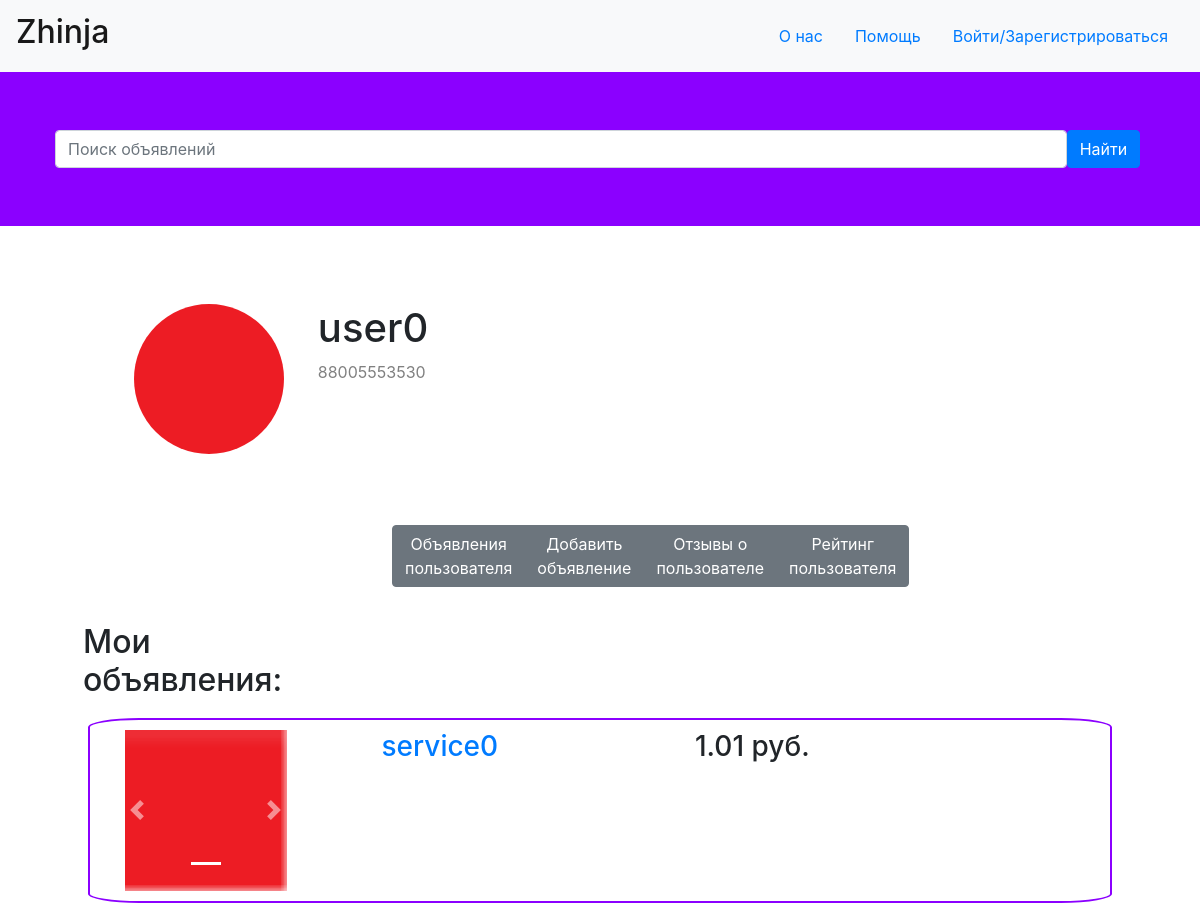
Screenshot of /profile/0/ with the database file from the repository.
### tables this page shows
CREATE TABLE "user"
(
	id integer not null
		constraint user_pk
			primary key autoincrement,
	status_id integer default 1 not null
		references status,
	phone text not null,
	password text not null,
	name text not null,
	image_id integer
		constraint user_images_id_fk
			references images
);

CREATE TABLE "service"
(
	id integer not null
		constraint service_pk
			primary key autoincrement,
	user_id integer not null
		references user,
	name text not null,
	description_id integer not null
		references description,
	price real not null
);

### routes.py (the view)
@application.route('/profile/<int:user_id>/', methods=["GET", "POST"])
@application.route('/profile/<int:user_id>/<string:type>', methods=["GET", "POST"])
def profile(user_id: int, type: str = "services"):
    if request.method == "POST" and request.form.get("tel") and request.form.get("password"):
        user = sessions["main_database"].query(User) \
            .filter(User.phone == request.form.get("tel"), User.password == request.form.get("password")).first()
        if user:
            cookie["id"] = user.id
            return redirect(f'/profile/{user.id}')
    session = sessions["main_database"]
    searched = request.form.get("search_label")
    if searched:
        return redirect('/')
    user = session.query(User).filter(User.id == user_id).first()
    user_image = session.query(Images).filter(Images.out_id == user.image_id).first()
    services = session.query(Service).filter(Service.user_id == user_id).all()
    data = {
        "registered": cookie.get("id") == user_id,
        "user": {
            "id": user_id,
            "name": user.name,
            "image": str(buffer_image(user_image.id, user_image.image)) + ".png",
            "phone": user.phone,
            "average_rating": 0
        },
        "services": [],
        "comments": []
    }
    for service in services:
        description = session.query(Description).filter(Description.id == service.description_id).first()
        images = session.query(Images).filter(Images.out_id == description.images_id).all()
        service_comments = session.query(Comment, Description) \
            .filter((Comment.service_id == service.id), (Description.id == Comment.description_id)).all()
        data["services"].append({
            "id": service.id,
            "name": service.name,
            "price": service.price,
            "description": {
                "images": [str(buffer_image(image.id, image.image)) + ".png" for image in images],
                "description": {
                    "comment": description.description
                },
            },
        })
        for comment, description in service_comments:
            author = session.query(User).filter(User.id == comment.user_id).first()
            author_image = session.query(Images).filter(Images.out_id == author.image_id).first()
            data["comments"].append({
                "id": comment.id,
                "author": {
                    "id": author.id,
                    "name": author.name,
                    "image": str(buffer_image(author_image.id, author_image.image)) + ".png"
                },
                "description": {
                    "images": [str(buffer_image(image.id, image.image)) + ".png" for image in
                               session.query(Images).filter(Images.id == description.images_id).all()],
                    "description": {
                        "impression": description.description.split(delimiter)[0],
                        "pluses": description.description.split(delimiter)[1],
                        "minuses": description.description.split(delimiter)[2],
                        "comment": description.description.split(delimiter)[3]
                    }
                },
                "rating": comment.rating
            })
            data["user"]["average_rating"] += comment.rating
    try:
        data["user"]["average_rating"] /= len(data["comments"])
    except ZeroDivisionError:
        data["user"]["average_rating"] = 5
    if type == "services":
        return render_template("profile.html", data=data, len=len, round=round)
    elif type == "create_service":
        return redirect('/create_service')
    elif type == "comment":
        return render_template("profile_comment.html", data=data, len=len, round=round)
    elif type == "rating":
        return render_template("profile_rating.html", data=data, len=len, round=round)

### declarations.py (called while the page is built)
def bytes_to_image(bytearr: bytes) -> Image:
    return Image.open(BytesIO(bytearr))

def buffer_image(id: int, bytearr: bytes) -> int:
    image = bytes_to_image(bytearr)
    image.save(f"static/images/{id}.png")
    return id

### templates/profile.html (shortened to what this page needs)
<!doctype html>
<html lang="en">
<head>
    <link rel="stylesheet" href="https://stackpath.bootstrapcdn.com/bootstrap/4.3.1/css/bootstrap.min.css">
    <link rel="stylesheet" href="https://stackpath.bootstrapcdn.com/bootstrap/4.2.1/css/bootstrap.min.css"
>
    <link rel="stylesheet" type="text/css" href="{{url_for('static', filename='css/main.css') }}">
</head>
<body>
<header>
        <nav class="navbar navbar-light bg-light">
        <a class="navbar-brand" href="/"><h2>Zhinja</h2></a>
             <ul class="nav justify-content-right">
                <li class="nav-item">
                    <a class="nav-link" href="#From_us" data-toggle="modal">О нас</a>
                </li>
                <li class="nav-item">
                    <a class="nav-link" href="#Help" data-toggle="modal">Помощь</a>
                </li>
                {%if data["registred"]%}
                    <li class="nav-item">
                        <div class="container">
                            <div class="col-1-5">
                                <a href="profile"><img src={{url_for('static', filename='images/' + data["user"]["image"])}} class="rounded-circle z-depth-0" alt="avatar image" height="50" width="50" border-radius="50%"></a>
                            </div>
                        </div>
                    </li>
                {%else%}
                    <li class="nav-item">
                        <a class="nav-link" href="#Reg" data-toggle="modal">Войти/Зарегистрироваться</a>
                    </li>
                {%endif%}
            </ul>
        </nav>
    </header>
    <form class="headf" method="post">
        <div class="container">
            <div class="form-group">
            <div class="row-hea">
                <div class="col-1-3">
                    <div class="row">
                        <div class="col-11" style="padding-right: 0">
                            <div class="input-group">
                                <input type="search" class="form-control rounded my-5" placeholder="Поиск объявлений"
                                       aria-label="Search"
                                       aria-describedby="search-addon" name="search_label"/>
                            </div>
                        </div>
                        <div class="col-1" style="padding-left: 0">
                            <button type="submit" class="btn btn-primary my-5">Найти</button>
                        </div>
                    </div>
                </div>
            </div>
        </div>
        </div>
    </form>
<div class="main">
    <div class="container-m mx-auto">
        <div class="container-profile">
            <div class="row">
                <div class="col-1-7">
                    <img src={{url_for('static', filename='images/' + data["user"]["image"])}} class="rounded-circle z-depth-0" alt="avatar image" height="150" width="150"
                         border-radius="50%">
                </div>
                <div class="col-1-5">
                    <h1>{{data["user"]["name"]}}</h1>
                    <p class="email-profile">{{data["user"]["phone"]}}</p>
                </div>
            </div>
        </div>
        <div class="container-pr">
            <div class="row">
                <center>
                    <div class="col-md-4">
                        <div class="btn-toolbar mb-3" role="toolbar" aria-label="Панель инструментов с группами кнопок">
                            <div class="btn-group mr-2" role="group" aria-label="First group">
                                <a type="submit" class="btn btn-secondary" href="services">Объявления пользователя</a>
                                <a type="submit" class="btn btn-secondary" href="create_service">Добавить объявление</a>
                                <a type="submit" class="btn btn-secondary" href="comment">Отзывы о пользователе</a>
                                <a type="submit" class="btn btn-secondary" href="rating">Рейтинг пользователя</a>
                            </div>
                        </div>
                    </div>
                </center>
            </div>
        </div>
    </div>
    <div class="container-m mx-auto">
        <div class="row">
            <div class="col-1-3-cars">
                <h2>Мои объявления:</h2>
            </div>
        </div>
    </div>
    <div class="container-m1 mx-auto">
        {% for item in data['services'] %}
        <div class="row">
            <div class="col-1-3-cars">
                <div id="sliderInner" class="carousel slide" data-ride="false">
                    <ol class="carousel-indicators">
                        {% for i in range(len(item["description"]["images"])) %}
                        {% if i == 0 %}
                        <li data-target="#skySlider" data-slide-to="0" class="active"></li>
                        {% else %}
                        <li data-target="#skySlider" data-slide-to={{i}}></li>
                        {% endif %}
                        {% endfor %}
                    </ol>
                    <div class="carousel-inner">
                        <div class="carousel-item active">
                            <img src={{url_for('static', filename='images/' + item["description"]["images"][0])}}
                            class="d-block w-100" alt="Природа">
                        </div>
                    </div>
                    <a class="carousel-control-prev" href="#sliderInner" role="button" data-slide="prev">
                        <span class="carousel-control-prev-icon" aria-hidden="true"></span>
                    </a>
                    <a class="carousel-control-next" href="#sliderInner" role="button" data-slide="next">
                        <span class="carousel-control-next-icon" aria-hidden="true"></span>
                    </a>
                </div>
            </div>
            <div class="col-1-3-pr">
                <a href="/service/{{item["id"]}}"><h3>{{item["name"]}}</h3></a>
            </div>
            <div class="col-1-3_c">
                <h3>{{item["price"]}} руб.</h3>
            </div>
        </div>
        {% endfor %}
    </div>
</div>
</body>
</html>

### static/css/main.css (style rules this page uses)
.container-m { width: 100%; max-width: 1024px; min-width: 960px; }
.main { padding: 20 0px; }
.headf { background: #8b00ff; }
.col-1-3-cars { width: 27%; float: left; padding-right: 10%; }
.col-1-3-pr { width: 33%; float: left; }
.row { padding: 10px; }
.col-1-7 { width: 165px; height: 150px; float: left; }
.col-1-5 { width: 20%; padding-left: 2%; float: left; }
.container-profile { padding: 5%; }
.email-profile { color: #808080; height: 15px; }
.container-m1 { width: 100%; max-width: 1024px; min-width: 960px; padding-left: 40px; padding-right: 40px; border-radius: 5%; border: 2px solid #8b00ff; }

### rows the page displays
user: user.name "user0", user.phone "88005553530"
service: name "service0", price "1.01"
